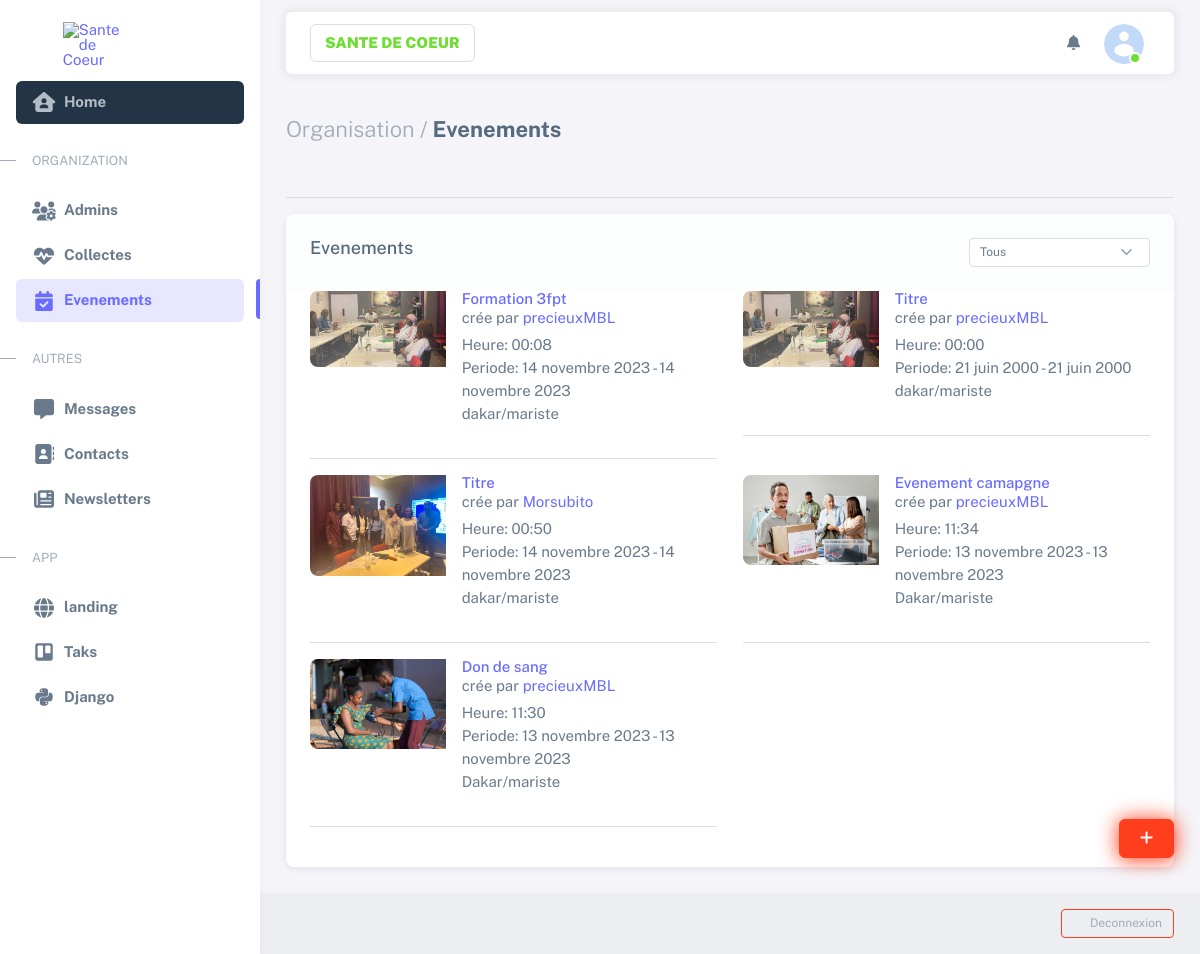
Before: /sante/events/ (signed in) with the older database file.
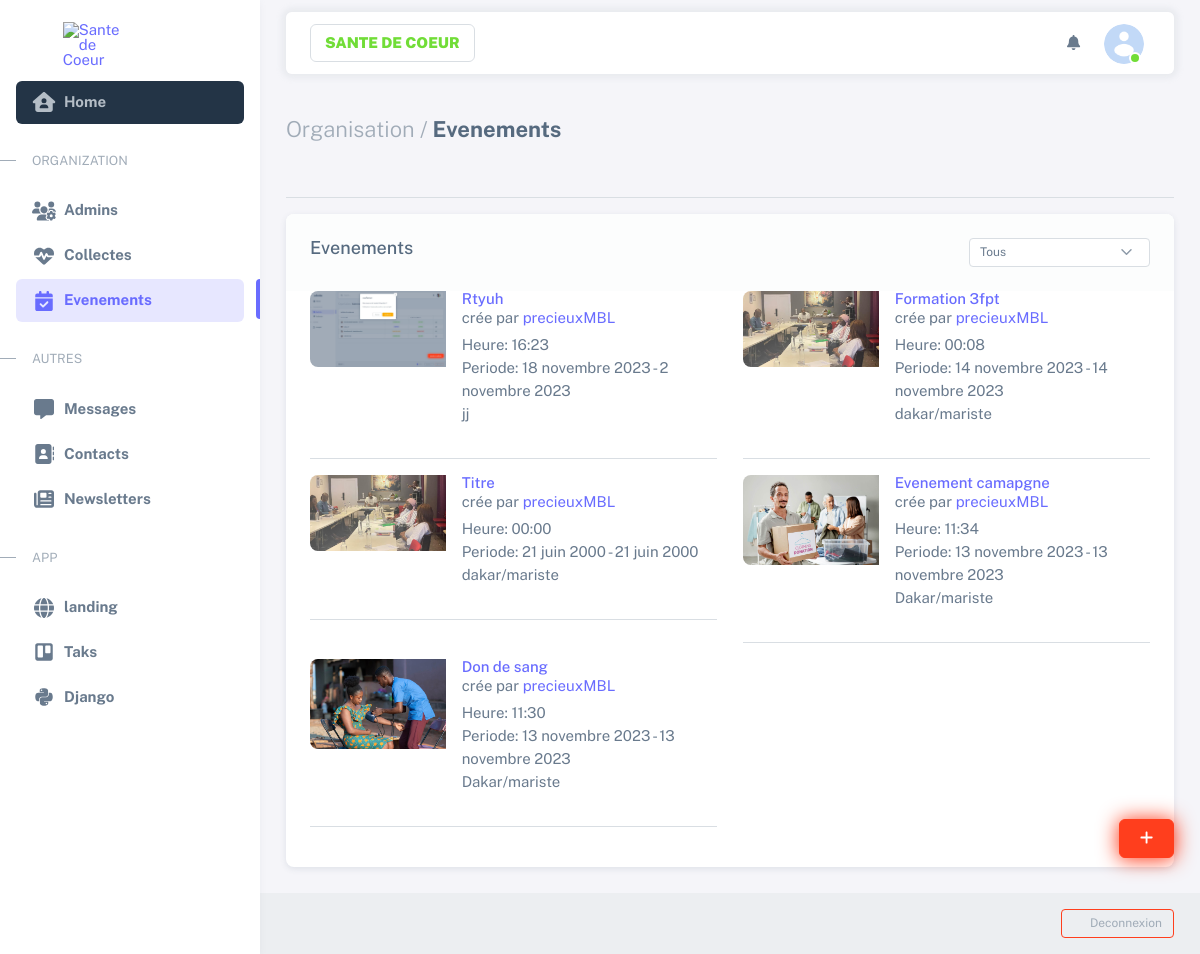
After: the same page with the newer database file.
### administration/models.py (models this page shows, shortened)
class EvenementCampagne(models.Model):
    titre = models.CharField(max_length=200)
    created_at = models.DateTimeField(auto_now_add=True)
    created_by = models.ForeignKey(User, on_delete=models.CASCADE)
    description = models.TextField()
    date_debut = models.DateTimeField()
    date_fin = models.DateTimeField()
    lieu = models.CharField(max_length=200)
    objectifs = models.TextField()
    image = models.ImageField(upload_to='campages/')
    type_evenement = models.CharField(max_length=50)
    participant = models.IntegerField(default=0)
    custom_fields = models.JSONField(blank=True, null=True)
    oraganisateurs = models.ManyToManyField(User, related_name='evenements_inscrits', blank=True)

### administration/views.py (the view)
# urls.py: path('events/', events, name='events'),
@login_required(login_url='login')
def events(request):
    events = EvenementCampagne.objects.all().order_by('-created_at')
    organisateurs = User.objects.all()
    types_evenement = [
        'Don de sande',
        'campagne medical'
    ]
    context = {
        'events' : events,
        'organisateurs' : organisateurs,
        'type_events' : types_evenement,
        'form' : EvenementCampagneForm()
    }
    return render(request, "administration/pages/events/event_list.html", context)

### administration/forms.py
class EvenementCampagneForm(forms.ModelForm):
    class Meta:
        model = EvenementCampagne
        fields = ("__all__")

### context_processor.py (called while the page is built)
def all_context(request):
    user = request.user
    try :
        site = Site.objects.get(pk = 1)
    except Site.DoesNotExist :
        site = None
    try :
        avatar = Avatar.objects.get(user = user.pk, primary = 1)
        print(avatar)
    except Avatar.DoesNotExist :
        avatar = None
        print(avatar)
    context = {
        'avatar' : avatar,
        'site' : site,
        'path' : request.path
    }
    return context

### administration/templates/administration/pages/events/event_list.html (shortened to what this page needs)
{% extends "bases/sneat.html" %}
{% load static %}
{% block main %}
<div class="container-xxl flex-grow-1 container-p-y">
    <div class="d-md-flex justify-content-between">
      <h4 class="fw-bold py-3 mb-4"><span class="text-muted fw-light">Organisation /</span> Evenements </h4>
    </div>
    <hr class="" />
    <div class="card mb-3 mb-lg-0">
      <div class="card-header bg-light d-flex justify-content-between">
        <h5 class="mb-0">Evenements</h5>
        <form><select class="form-select form-select-sm" aria-label=".form-select-sm example">
            <option selected="selected">Tous</option>
          </select></form>
      </div>
      <div class="card-body fs--1">
        <div class="row">
          {% for event in events %}
          <div class="col-md-6">
            <div class="row g-0">
              <div class="col-4">
                <a>
                <img class="card-img card-img-left" src="{{ event.image.url }}" alt="Card image" />
              </a>
              </div>
              <div class="col-8">
                <div class="">
                  <div class="flex-1 position-relative ps-3">
                    <h6 class="fs-0 mb-0"><a class="" href="{% url 'event_details' event.pk %}">{{ event.titre|capfirst }} </a></h6>
                    <p class="mb-1">crée par <a href="#!" class="text-700">{{ event.created_by }}	</a></p>
                    <p class="text-1000 mb-0">Heure: {{ event.date_debut|time }}</p>
                    <p class="text-1000 mb-0">Periode: {{ event.date_debut|date }} - {{ event.date_fin|date }}</p>{{ event.lieu }}<div class="border-dashed-bottom my-3"></div>
                  </div>
                </div>
              </div>
            </div>
            <hr / >
          </div>
          {% endfor %}
          </div>
        </div>
      </div>
    </div>
</div>
{% endblock main %}
{% block floting_button %}
<a
  href="#"
  target="_blank"
  class="btn btn-danger btn-buy-now"
  data-bs-toggle="modal"
  data-bs-target="#addeventModal"
  ><span class="fas fa-plus" ></span></a
  >
{% endblock floting_button %}
{% block madals %}
{% include "administration/pages/events/create_event_modal.html" %}
{% endblock madals %}

### sante_coeur/templates/bases/sneat.html (shortened to what this page needs)
{% load static %}
<!DOCTYPE html>
<html
  lang="en"
  class="light-style layout-menu-fixed"
  dir="ltr"
  data-theme="light">
  {% include "compenents/navs/head.html" %}
  <body>
    <div class="layout-wrapper layout-content-navbar">
      <div class="layout-container">
{% block aside %}
{% include "compenents/navs/asidebar.html" %}
{% endblock aside %}
        <div class="layout-page">
          {% block nav %}
          {% include "compenents/navs/navbar.html" %}
          {% endblock nav %}
          <div class="content-wrapper">
            <div id="notifajax" ></div>
            {% block main %}
          {% endblock main %}
          {% block madals %}
          {% endblock madals %}
            {% block footer %}
            {% include "compenents/navs/footer.html" %}
            {% endblock footer %}
    <div class="buy-now">
      {% block floting_button %}{% endblock floting_button %}
    </div>
  </body>
</html>

### sante_coeur/templates/compenents/navs/head.html (shortened to what this page needs)
{% load static %}
<head>
    <link rel="stylesheet" href="{% static 'sneat/assets/vendor/fonts/boxicons.css' %}" />
    <link rel="stylesheet" href="{% static 'sneat/assets/vendor/css/core.css' %}" class="template-customizer-core-css" />
    <link rel="stylesheet" href="{% static 'sneat/assets/vendor/css/theme-default.css' %}" class="template-customizer-theme-css" />
    <link rel="stylesheet" href="{% static 'sneat/assets/css/demo.css' %}" />
    <link rel="stylesheet" href="{% static 'sneat/assets/vendor/libs/perfect-scrollbar/perfect-scrollbar.css' %}" />
    <link rel="stylesheet" href="{% static 'sneat/assets/vendor/libs/apex-charts/apex-charts.css' %}" />
    <link rel="stylesheet" href="{% static 'fontawesome/css/solid.min.css' %}">
  </head>

### sante_coeur/templates/compenents/navs/asidebar.html (shortened to what this page needs)
{% load static %}
<aside id="layout-menu" class="layout-menu menu-vertical menu bg-menu-theme">
    <div class="app-brand demo">
      <a href="{% url "home" %}" class="app-brand-link d-flex justify-content-center">
        <img src="{% static 'logo.png' %}" class="logo img-fluid h-50 w-50" alt="Sante de Coeur">
      </a>
    </div>
    <ul class="menu-inner py-1">
      <li class="menu-item home ">
        <a href="{% url "home" %}" class="menu-link fw-bold bg-dark text-light home-link-active">
          <i class="menu-icon fas fa-home-user "></i>
          <div data-i18n="Analytics">Home</div>
        </a>
      </li>
      <li class="menu-header small text-uppercase">
        <span class="menu-header-text">Organization</span>
      </li>
      <li class="menu-item admins">
        <a href="{% url "admins" %}" class="menu-link fw-bold">
          <i class="menu-icon fas fa-users-gear"></i>
          <div data-i18n="Analytics">Admins</div>
        </a>
      </li>
      <li class="menu-item collects">
        <a href="{% url "collects" %}" class="menu-link fw-bold">
          <i class="menu-icon fas fa-heart-pulse"></i>
          <div data-i18n="Analytics">Collectes</div>
        </a>
      </li>
      <li class="menu-item events">
        <a href="{% url "events" %}" class="menu-link fw-bold">
          <i class="menu-icon fas fa-calendar-check"></i>
          <div data-i18n="Analytics">Evenements</div>
        </a>
      </li>
      <li class="menu-header small text-uppercase">
        <span class="menu-header-text">Autres</span>
      </li>
      <li class="menu-item messages">
        <a href="{% url "messages_url" "inbox" %}" class="menu-link fw-bold">
          <i class="menu-icon fas fa-message"></i>
          <div data-i18n="Analytics">Messages</div>
        </a>
      </li>
      <li class="menu-item contacts">
        <a href="{% url "contacts" %}" class="menu-link fw-bold">
          <i class="menu-icon fas fa-address-book"></i>
          <div data-i18n="Analytics">Contacts</div>
        </a>
      </li>
      <li class="menu-item newsletters">
        <a href="{% url "newsletters" %}" class="menu-link fw-bold">
          <i class="menu-icon fas fa-newspaper"></i>
          <div data-i18n="Analytics">Newsletters</div>
        </a>
      </li>
      <li class="menu-header small text-uppercase">
        <span class="menu-header-text">App</span>
      </li>
      <li class="menu-item ">
        <a href="{% url "index" %}" class="menu-link fw-bold">
          <i class="menu-icon fas fa-globe"></i>
          <div data-i18n="Analytics">landing</div>
        </a>
      </li>
      <li class="menu-item ">
        <a href="{% url "task" %}" class="menu-link fw-bold">
          <i class="menu-icon fab fa-trello"></i>
          <div data-i18n="Analytics">Taks</div>
        </a>
      </li>
      <li class="menu-item ">
        <a href="../../django" class="menu-link fw-bold">
          <i class="menu-icon fab fa-python"></i>
          <div data-i18n="Analytics">Django</div>
        </a>
      </li>
    </ul>
  </aside>

### sante_coeur/templates/compenents/navs/navbar.html (shortened to what this page needs)
{% load static %}
<nav
class="layout-navbar container-xxl navbar navbar-expand-xl navbar-detached align-items-center bg-navbar-theme"
id="layout-navbar"
>
<div class="navbar-nav-right  d-flex align-items-center" id="navbar-collapse">
  <div class="navbar-nav align-items-center">
    <div class="nav-item d-flex align-items-center ">
  <span class="form-control text-success fw-bolder">SANTE DE COEUR</span>
  </div>
</div>
  <ul class="navbar-nav flex-row align-items-center ms-auto">
    <li class="nav-item lh-1 me-3">
      <span class='fas fa-bell'></span>
    </li>
    <li class="nav-item navbar-dropdown dropdown-user dropdown">
      <a class="nav-link dropdown-toggle hide-arrow" href="javascript:void(0);" data-bs-toggle="dropdown">
        <div class="avatar avatar-online">
          {% if avatar.avatar   %}
                  <img src="{{ avatar.avatar.url }}" alt class="w-px-40 h-px-40 rounded-circle" />
                  {% else %}
                  <img src="{% static 'avatar.png' %}" alt class="w-px-40 h-px-40 rounded-circle" />
            {% endif %}
        </div>
      </a>
    </li>
  </ul>
</div>
</nav>

### administration/templates/administration/pages/events/create_event_modal.html (shortened to what this page needs)
</div>
</div>
      </div>

### sante_coeur/templates/compenents/navs/footer.html (shortened to what this page needs)
<footer class="content-footer footer bg-light">
      <div
        class="container-fluid d-flex flex-md-row flex-column justify-content-between align-items-md-center gap-1 container-p-x py-3"
      >
        <div>
          <a
            href="https://themeselection.com/demo/sneat-bootstrap-html-admin-template/landing/"
            target="_blank"
            class="footer-text fw-bolder"
            >Sante de Coeur</a
          >
        </div>
        <div>
          <a role = 'button' class="btn btn-sm btn-outline-danger"
          data-bs-toggle="modal"
          data-bs-target="#logoutModal"
            ><i class="bx bx-log-out-circle"></i> Deconnexion</a
          >
        </div>
      </div>
  </footer>

### sante_coeur/templates/compenents/navs/scripts.html (shortened to what this page needs)
   {% load static %}

### static/sneat/assets/css/demo.css (style rules this page uses)
.menu .app-brand.demo { height: 64px; margin-top: 12px; }

Changed rows visible on the page:
removed EvenementCampagne: image (picture), titre "Titre", created_by "Morsubito", date_debut "00:50", date_debut "14 novembre 2023", date_fin "14 novembre 2023", lieu "dakar/mariste"
added EvenementCampagne: image (picture), titre "Rtyuh", created_by "precieuxMBL", date_debut "16:23", date_debut "18 novembre 2023", date_fin "2 novembre 2023", lieu "jj"
